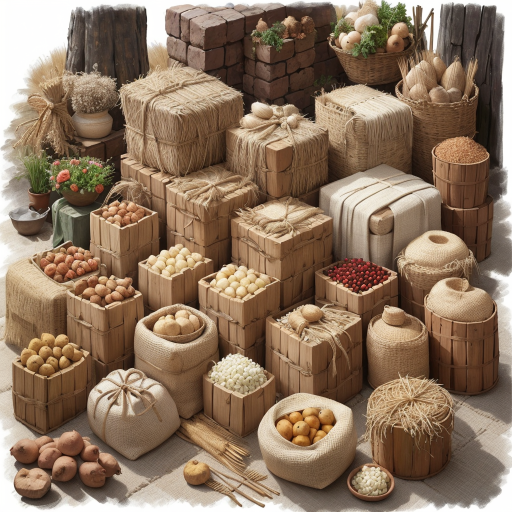
#> input picture art/source/commodity_sheet1.png, 1024 x 1024 px, found by its file name (shown at 1/2 size)
$ python slice_commodity_icons.py
#> lines starting #> are read from the running program, lines starting #| are printed output that depends on the picture
from PIL import Image
import numpy as np, os
names1=['wheat','rice','grain','potato','fruit','fish','meat','spice','sugarcane','cotton','flax','timber','stone','clay','iron_ore','copper']
names2=['silver','goldb','gem','cloth','pottery','tools','rum','beer','musket','cannon_goods','ammo_goods','saltpeter']
os.makedirs('art/icons/commodity',exist_ok=True)
def slice_sheet(path, names):
#> called with path = 'art/source/commodity_sheet1.png'
    img=Image.open(path).convert('RGB')
#> img is the input picture: PIL image 1024x1024 RGB; mean R, G, B 140.4, 116.7, 95.3
    W,H=img.size
#> W = 1024; H = 1024
    cw,ch=W//4,H//4
#> cw = 256; ch = 256
    out=[]
    for i,nm in enumerate(names):
        cx,cy=i%4,i//4
        cell=img.crop((cx*cw,cy*ch,(cx+1)*cw,(cy+1)*ch))
        a=np.asarray(cell,dtype=np.int16)
        # 白底→透明，保留阴影边缘
        lum=a.min(axis=2)
        alpha=np.clip((250-lum)*4,0,255).astype('uint8')
        rgba=np.dstack([a.astype('uint8'),alpha])
        im=Image.fromarray(rgba,'RGBA')
        # 裁到内容 bbox
        bb=im.getbbox()
        if bb: im=im.crop(bb)
        im=im.resize((128,128),Image.LANCZOS)
        im.save('art/icons/commodity/%s.png'%nm)
        out.append((nm, alpha.mean()))
#> this loop made 16 passes
#> bb on passes 1 to 12: (13, 6, 256, 256), (0, 4, 256, 256), (0, 0, 256, 256), (0, 0, 243, 256), (0, 0, 256, 256), (0, 0, 256, 256), (0, 0, 256, 256), (0, 0, 256, 256), (0, 0, 256, 256), (0, 0, 256, 256), (0, 0, 256, 256), (0, 0, 256, 256)
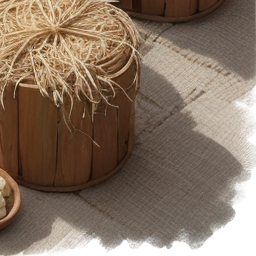
#> rgba: shape (256, 256, 4); mean R, G, B, A 132.5, 113.1, 96.3, 237.9; transparent parts drawn white
#> after the loop, out = 16 items, first 6: ('wheat', 163.5), ('rice', 231.8), ('grain', 243.6), ('potato', 218.8), ('fruit', 240.1), ('fish', 254.6)
    return out
r1=slice_sheet('art/source/commodity_sheet1.png',names1)
#> r1 has the same summary as out in slice_sheet
r2=slice_sheet('art/source/commodity_sheet2.png',names2)
#> call 2 of slice_sheet, with path = 'art/source/commodity_sheet2.png'
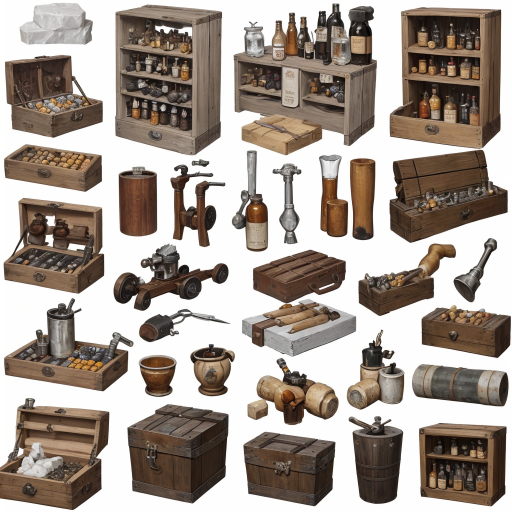
#> input picture art/source/commodity_sheet2.png, 1024 x 1024 px, found by its file name (shown at 1/2 size)
#> in slice_sheet, img is the input picture: PIL image 1024x1024 RGB; mean R, G, B 166.5, 155.9, 147.5
#> the loop in slice_sheet (call 2), `for i,nm in enumerate(names):` made 12 passes
#> bb on passes 1 to 12: (9, 5, 256, 256), (0, 8, 256, 256), (0, 5, 243, 256), (10, 13, 235, 256), (7, 0, 256, 256), (0, 0, 256, 256), (0, 0, 240, 256), (9, 0, 249, 256), (6, 0, 256, 256), (0, 0, 256, 256), (0, 0, 256, 256), (0, 0, 256, 256)
#> pass 1, in slice_sheet (call 2), `alpha=np.clip((250-lum)*4,0,255).astype('uint8')`:
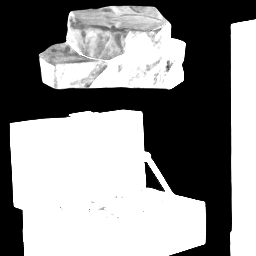
#> alpha: shape (256, 256); min 0, max 255, mean 141.9
#> after the loop in slice_sheet (call 2), `for i,nm in enumerate(names):`:
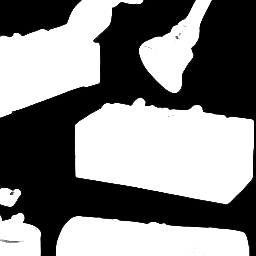
#> alpha: shape (256, 256); min 0, max 255, mean 129.3
#> after the loop in slice_sheet (call 2), `for i,nm in enumerate(names):`:
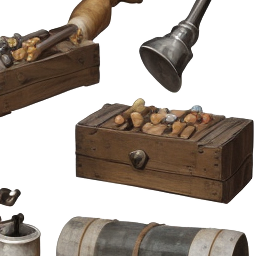
#> rgba: shape (256, 256, 4); mean R, G, B, A 176.7, 167.7, 160, 129.3; transparent parts drawn white
#> after the loop in slice_sheet (call 2), `for i,nm in enumerate(names):`: out = [('silver', 141.9), ('goldb', 197.6), ('gem', 196.5), ('cloth', 187.7), ('pottery', 136.5), ('tools', 118.4), ('rum', 109.6), ('beer', 156), ('musket', 143.5), ('cannon_goods', 102.3), ('ammo_goods', 148.1), ('saltpeter', 129.3)]
#> r2 has the same summary as out in slice_sheet
empty=[n for n,m in r1+r2 if m<8]
#> empty = []
print('sliced', len(r1)+len(r2), 'suspect-empty', empty)
#| sliced 28 suspect-empty []
# 校验图
from PIL import ImageDraw
ids=[n for n,_ in r1]+[n for n,_ in r2]
#> ids = 28 items, first 6: 'wheat', 'rice', 'grain', 'potato', 'fruit', 'fish'
sheet=Image.new('RGB',(8*140,4*140),(30,30,30))
#> sheet: PIL image 1120x560 RGB; every value is 30
d=ImageDraw.Draw(sheet)
for i,nm in enumerate(ids):
    im=Image.open('art/icons/commodity/%s.png'%nm).convert('RGBA')
    bg=Image.new('RGBA',(140,140),(52,52,52,255))
    bg.paste(im,(6,6),im)
    sheet.paste(bg.convert('RGB'),((i%8)*140,(i//8)*140))
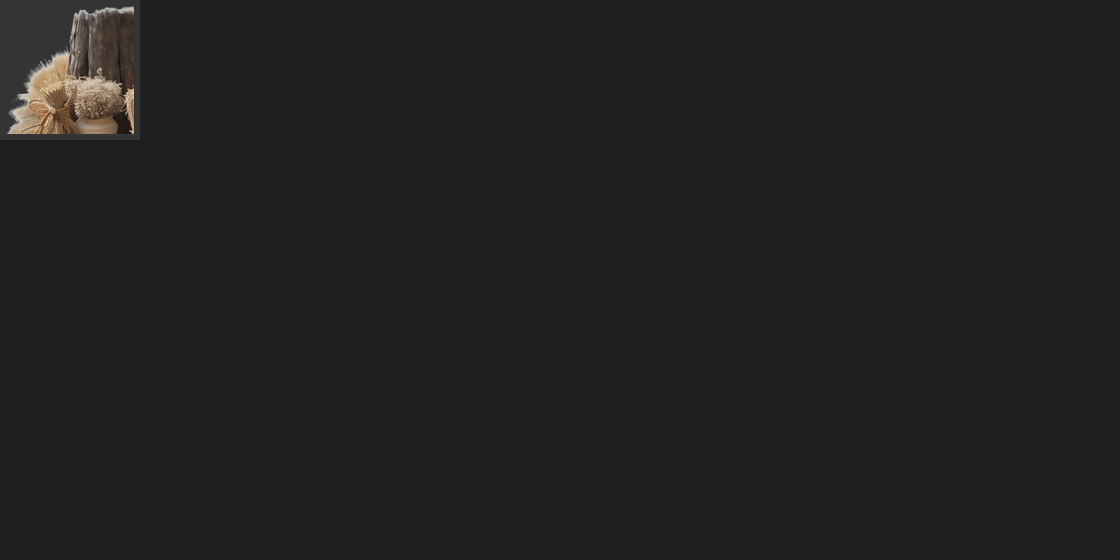
#> sheet: PIL image 1120x560 RGB; mean R, G, B 32, 31.7, 31.3
    d.text(((i%8)*140+4,(i//8)*140+124),nm,fill=(255,255,255))
sheet.save('art/icons/commodity/_contact.png')
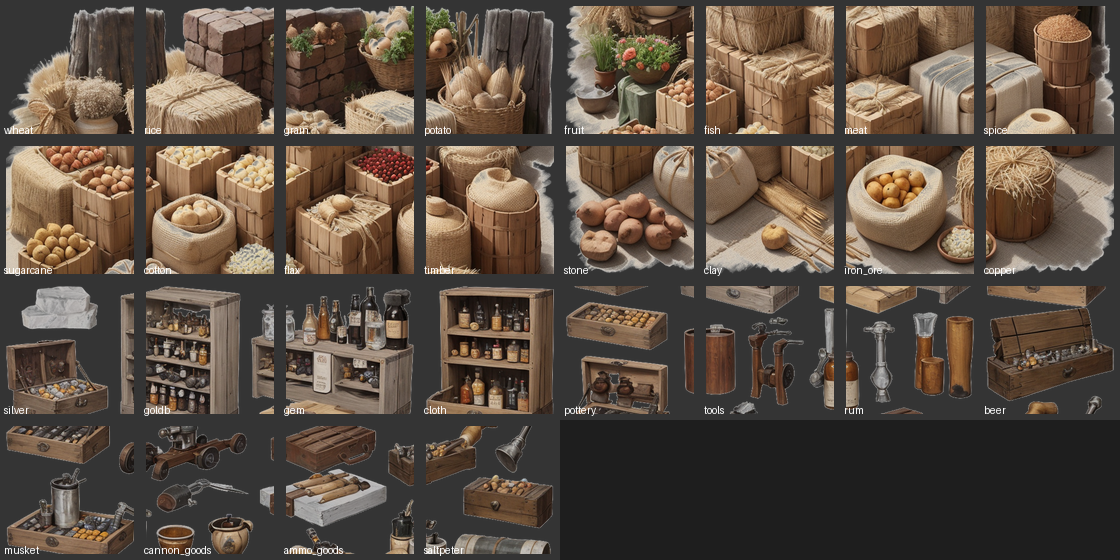
#> saved as _contact.png: PIL image 1120x560 RGB; mean R, G, B 91.8, 78.4, 66.7
print('contact saved')
